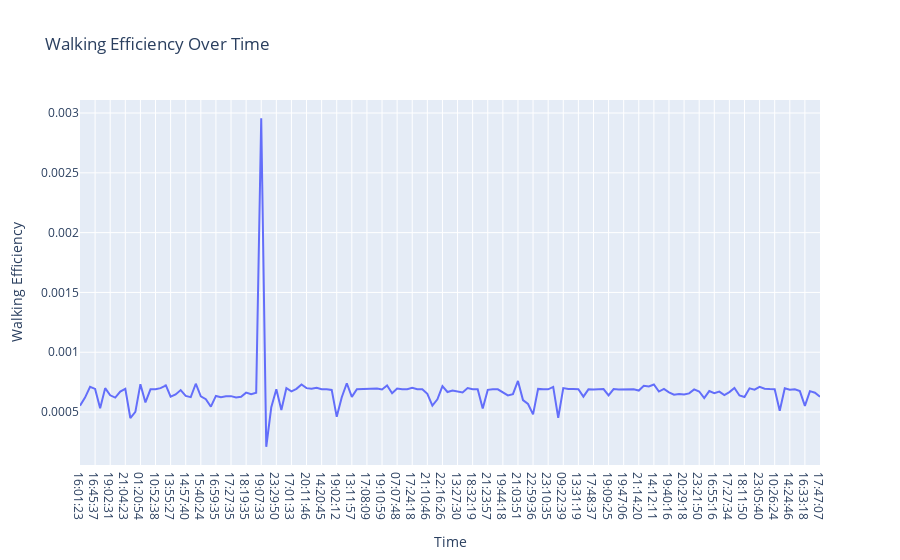

The notebook cell this image was saved under:
### Markdown cell above
- Now, let's have a look at walking efficiency over time

### Code cell
# Calculate Walking Efficiency

data['Walking Efficiency'] = data['Distance']/data['Step Count']

fig = px.line(data, x='Time', y='Walking Efficiency', title='Walking Efficiency Over Time')
fig.show()

pio.write_image(fig, './images/image6.png')

### Figure 1 — Plotly figure (JSON) as saved in the notebook; plotly's stock layout.template omitted (floating-point values rounded to 4 significant figures; data arrays with more than 128 entries replaced by an {"elided": "..."} marker saying what was removed)
{"data": [{"hovertemplate": "Time=%{x}<br>Walking Efficiency=%{y}<extra></extra>", "legendgroup": "", "line": {"color": "#636efa", "dash": "solid"}, "marker": {"symbol": "circle"}, "mode": "lines", "name": "", "orientation": "v", "showlegend": false, "type": "scatter", "x": {"elided": "149 str values"}, "xaxis": "x", "y": {"elided": "149 float values"}, "yaxis": "y"}], "layout": {"legend": {"tracegroupgap": 0}, "title": {"text": "Walking Efficiency Over Time"}, "xaxis": {"anchor": "y", "domain": [0, 1], "title": {"text": "Time"}}, "yaxis": {"anchor": "x", "domain": [0, 1], "title": {"text": "Walking Efficiency"}}}}
